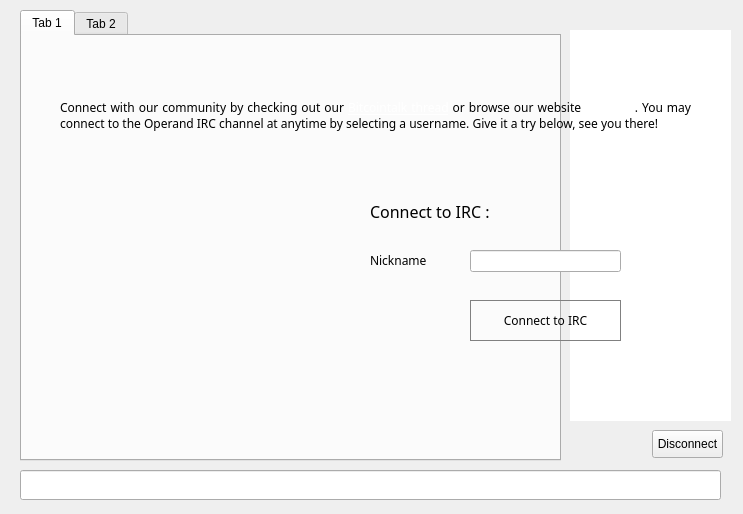
<?xml version="1.0" encoding="UTF-8"?>
<ui version="4.0">
 <class>ChatWindowClass</class>
 <widget class="QWidget" name="ChatWindowClass">
  <property name="geometry">
   <rect>
    <x>0</x>
    <y>0</y>
    <width>743</width>
    <height>514</height>
   </rect>
  </property>
  <widget class="QWidget" name="widget_2" native="true">
   <property name="geometry">
    <rect>
     <x>0</x>
     <y>0</y>
     <width>741</width>
     <height>511</height>
    </rect>
   </property>
   <widget class="QWidget" name="splitter" native="true">
    <property name="enabled">
     <bool>true</bool>
    </property>
    <property name="geometry">
     <rect>
      <x>10</x>
      <y>10</y>
      <width>721</width>
      <height>501</height>
     </rect>
    </property>
    <property name="styleSheet">
     <string notr="true"/>
    </property>
    <widget class="QTabWidget" name="tab">
     <property name="geometry">
      <rect>
       <x>10</x>
       <y>0</y>
       <width>541</width>
       <height>451</height>
      </rect>
     </property>
     <property name="styleSheet">
      <string notr="true"/>
     </property>
     <property name="tabShape">
      <enum>QTabWidget::Rounded</enum>
     </property>
     <property name="currentIndex">
      <number>0</number>
     </property>
     <property name="tabsClosable">
      <bool>false</bool>
     </property>
     <widget class="QWidget" name="widget_4">
      <attribute name="title">
       <string>Tab 1</string>
      </attribute>
     </widget>
     <widget class="QWidget" name="tab_5">
      <attribute name="title">
       <string>Tab 2</string>
      </attribute>
     </widget>
    </widget>
    <widget class="QLineEdit" name="lineEdit">
     <property name="geometry">
      <rect>
       <x>10</x>
       <y>460</y>
       <width>701</width>
       <height>30</height>
      </rect>
     </property>
     <property name="sizePolicy">
      <sizepolicy hsizetype="Fixed" vsizetype="Fixed">
       <horstretch>0</horstretch>
       <verstretch>0</verstretch>
      </sizepolicy>
     </property>
     <property name="maximumSize">
      <size>
       <width>16777215</width>
       <height>30</height>
      </size>
     </property>
    </widget>
    <widget class="QListView" name="userView">
     <property name="geometry">
      <rect>
       <x>560</x>
       <y>20</y>
       <width>161</width>
       <height>391</height>
      </rect>
     </property>
     <property name="minimumSize">
      <size>
       <width>0</width>
       <height>300</height>
      </size>
     </property>
     <property name="styleSheet">
      <string notr="true">border-radius:10px;</string>
     </property>
    </widget>
    <widget class="QPushButton" name="disconnect">
     <property name="geometry">
      <rect>
       <x>642</x>
       <y>420</y>
       <width>71</width>
       <height>28</height>
      </rect>
     </property>
     <property name="text">
      <string>Disconnect</string>
     </property>
    </widget>
   </widget>
   <widget class="QWidget" name="hide3" native="true">
    <property name="geometry">
     <rect>
      <x>0</x>
      <y>0</y>
      <width>741</width>
      <height>511</height>
     </rect>
    </property>
    <property name="styleSheet">
     <string notr="true">font-family:Proxima Nova Rg;</string>
    </property>
    <widget class="QWidget" name="layoutWidget">
     <property name="geometry">
      <rect>
       <x>10</x>
       <y>6</y>
       <width>731</width>
       <height>41</height>
      </rect>
     </property>
     <layout class="QHBoxLayout" name="hide1">
      <property name="spacing">
       <number>7</number>
      </property>
      <item>
       <widget class="QLabel" name="label_9">
        <property name="sizePolicy">
         <sizepolicy hsizetype="Preferred" vsizetype="Preferred">
          <horstretch>0</horstretch>
          <verstretch>0</verstretch>
         </sizepolicy>
        </property>
        <property name="font">
         <font>
          <family>Proxima Nova Rg</family>
         </font>
        </property>
        <property name="text">
         <string></string>
        </property>
       </widget>
      </item>
     </layout>
    </widget>
    <widget class="QLabel" name="hide2">
     <property name="geometry">
      <rect>
       <x>60</x>
       <y>70</y>
       <width>631</width>
       <height>91</height>
      </rect>
     </property>
     <property name="text">
      <string>&lt;html&gt;&lt;head/&gt;&lt;body&gt;&lt;p align=&quot;justify&quot;&gt;&lt;span style=&quot; font-size:9pt;&quot;&gt;Connect with our community by checking out our &lt;/span&gt;&lt;a href=&quot;https://bitcointalk.org/index.php?topic=459622.0&quot;&gt;&lt;span style=&quot; font-size:9pt; text-decoration: underline; color:#ffffff;&quot;&gt;Bitcointalk thread&lt;/span&gt;&lt;/a&gt;&lt;span style=&quot; font-size:9pt;&quot;&gt; or browse our website &lt;/span&gt;&lt;a href=&quot;http://www.operand.org&quot;&gt;&lt;span style=&quot; font-size:9pt; text-decoration: underline; color:#ffffff;&quot;&gt;Operand&lt;/span&gt;&lt;/a&gt;&lt;span style=&quot; font-size:9pt;&quot;&gt;. You may connect to the Operand IRC channel at anytime by selecting a username. Give it a try below, see you there!&lt;/span&gt;&lt;/p&gt;&lt;/body&gt;&lt;/html&gt;</string>
     </property>
     <property name="wordWrap">
      <bool>true</bool>
     </property>
     <property name="openExternalLinks">
      <bool>true</bool>
     </property>
    </widget>
    <widget class="QLabel" name="label">
     <property name="geometry">
      <rect>
       <x>100</x>
       <y>380</y>
       <width>71</width>
       <height>51</height>
      </rect>
     </property>
     <property name="text">
      <string></string>
     </property>
     <property name="margin">
      <number>5</number>
     </property>
     <property name="openExternalLinks">
      <bool>true</bool>
     </property>
    </widget>
    <widget class="QLabel" name="label_3">
     <property name="geometry">
      <rect>
       <x>190</x>
       <y>380</y>
       <width>53</width>
       <height>51</height>
      </rect>
     </property>
     <property name="text">
      <string></string>
     </property>
     <property name="openExternalLinks">
      <bool>true</bool>
     </property>
    </widget>
    <widget class="QLabel" name="label_4">
     <property name="geometry">
      <rect>
       <x>260</x>
       <y>380</y>
       <width>41</width>
       <height>51</height>
      </rect>
     </property>
     <property name="text">
      <string></string>
     </property>
     <property name="openExternalLinks">
      <bool>true</bool>
     </property>
    </widget>
    <widget class="QLabel" name="label_2">
     <property name="geometry">
      <rect>
       <x>60</x>
       <y>160</y>
       <width>150</width>
       <height>211</height>
      </rect>
     </property>
     <property name="text">
      <string></string>
     </property>
    </widget>
    <widget class="QLineEdit" name="editPseudo">
     <property name="geometry">
      <rect>
       <x>470</x>
       <y>250</y>
       <width>151</width>
       <height>22</height>
      </rect>
     </property>
     <property name="text">
      <string/>
     </property>
    </widget>
    <widget class="QLabel" name="label_5">
     <property name="geometry">
      <rect>
       <x>370</x>
       <y>250</y>
       <width>61</width>
       <height>21</height>
      </rect>
     </property>
     <property name="text">
      <string>Nickname</string>
     </property>
    </widget>
    <widget class="QPushButton" name="buttonConnect">
     <property name="geometry">
      <rect>
       <x>470</x>
       <y>300</y>
       <width>151</width>
       <height>41</height>
      </rect>
     </property>
     <property name="styleSheet">
      <string notr="true">border-radius:40px;border:1px solid grey</string>
     </property>
     <property name="text">
      <string>Connect to IRC</string>
     </property>
    </widget>
    <widget class="QLabel" name="label_10">
     <property name="geometry">
      <rect>
       <x>370</x>
       <y>200</y>
       <width>161</width>
       <height>21</height>
      </rect>
     </property>
     <property name="text">
      <string>&lt;html&gt;&lt;head/&gt;&lt;body&gt;&lt;p&gt;&lt;span style=&quot; font-size:12pt;&quot;&gt;Connect to IRC :&lt;/span&gt;&lt;/p&gt;&lt;/body&gt;&lt;/html&gt;</string>
     </property>
    </widget>
    <zorder>layoutWidget</zorder>
    <zorder>hide2</zorder>
    <zorder>label</zorder>
    <zorder>label_3</zorder>
    <zorder>label_4</zorder>
    <zorder>label_2</zorder>
    <zorder>editPseudo</zorder>
    <zorder>label_5</zorder>
    <zorder>buttonConnect</zorder>
    <zorder>label_10</zorder>
    <zorder>label_9</zorder>
   </widget>
  </widget>
  <action name="actionQuit">
   <property name="text">
    <string>Quitter</string>
   </property>
   <property name="shortcut">
    <string>Ctrl+Q</string>
   </property>
  </action>
  <action name="actionCloseTab">
   <property name="text">
    <string>Fermer l'onglet</string>
   </property>
  </action>
 </widget>
 <layoutdefault spacing="6" margin="11"/>
 <resources/>
 <connections/>
</ui>
